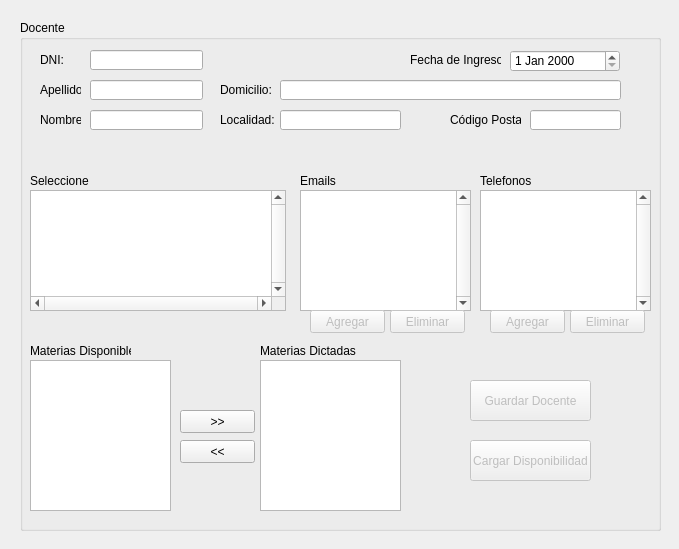
<?xml version="1.0" encoding="UTF-8"?>
<ui version="4.0">
 <class>dlgDocente</class>
 <widget class="QDialog" name="dlgDocente">
  <property name="geometry">
   <rect>
    <x>0</x>
    <y>0</y>
    <width>679</width>
    <height>549</height>
   </rect>
  </property>
  <property name="sizePolicy">
   <sizepolicy hsizetype="Fixed" vsizetype="Fixed">
    <horstretch>0</horstretch>
    <verstretch>0</verstretch>
   </sizepolicy>
  </property>
  <property name="windowTitle">
   <string>Administrar Docentes</string>
  </property>
  <widget class="QGroupBox" name="gpDatos">
   <property name="geometry">
    <rect>
     <x>20</x>
     <y>20</y>
     <width>641</width>
     <height>511</height>
    </rect>
   </property>
   <property name="title">
    <string>Docente</string>
   </property>
   <widget class="QLineEdit" name="leDNI">
    <property name="geometry">
     <rect>
      <x>70</x>
      <y>30</y>
      <width>113</width>
      <height>20</height>
     </rect>
    </property>
   </widget>
   <widget class="QLineEdit" name="leApellido">
    <property name="geometry">
     <rect>
      <x>70</x>
      <y>60</y>
      <width>113</width>
      <height>20</height>
     </rect>
    </property>
   </widget>
   <widget class="QLabel" name="lblDNI">
    <property name="geometry">
     <rect>
      <x>20</x>
      <y>30</y>
      <width>41</width>
      <height>20</height>
     </rect>
    </property>
    <property name="text">
     <string>DNI:</string>
    </property>
   </widget>
   <widget class="QLabel" name="lblApellido">
    <property name="geometry">
     <rect>
      <x>20</x>
      <y>60</y>
      <width>41</width>
      <height>20</height>
     </rect>
    </property>
    <property name="text">
     <string>Apellido:</string>
    </property>
   </widget>
   <widget class="QLineEdit" name="leNombre">
    <property name="geometry">
     <rect>
      <x>70</x>
      <y>90</y>
      <width>113</width>
      <height>20</height>
     </rect>
    </property>
   </widget>
   <widget class="QLabel" name="lblNombre">
    <property name="geometry">
     <rect>
      <x>20</x>
      <y>90</y>
      <width>41</width>
      <height>20</height>
     </rect>
    </property>
    <property name="text">
     <string>Nombre:</string>
    </property>
   </widget>
   <widget class="QDateEdit" name="deFechaIngreso">
    <property name="geometry">
     <rect>
      <x>490</x>
      <y>30</y>
      <width>110</width>
      <height>22</height>
     </rect>
    </property>
   </widget>
   <widget class="QLabel" name="lblFechaIngreso">
    <property name="geometry">
     <rect>
      <x>390</x>
      <y>30</y>
      <width>91</width>
      <height>20</height>
     </rect>
    </property>
    <property name="text">
     <string>Fecha de Ingreso:</string>
    </property>
   </widget>
   <widget class="QTableView" name="tvDocente">
    <property name="geometry">
     <rect>
      <x>10</x>
      <y>170</y>
      <width>256</width>
      <height>121</height>
     </rect>
    </property>
    <property name="verticalScrollBarPolicy">
     <enum>Qt::ScrollBarAlwaysOn</enum>
    </property>
    <property name="horizontalScrollBarPolicy">
     <enum>Qt::ScrollBarAlwaysOn</enum>
    </property>
   </widget>
   <widget class="QLabel" name="lblSeleccionDocente">
    <property name="geometry">
     <rect>
      <x>10</x>
      <y>150</y>
      <width>71</width>
      <height>21</height>
     </rect>
    </property>
    <property name="text">
     <string>Seleccione</string>
    </property>
   </widget>
   <widget class="QTableView" name="tvEmails">
    <property name="geometry">
     <rect>
      <x>280</x>
      <y>170</y>
      <width>171</width>
      <height>121</height>
     </rect>
    </property>
    <property name="verticalScrollBarPolicy">
     <enum>Qt::ScrollBarAlwaysOn</enum>
    </property>
   </widget>
   <widget class="QTableView" name="tvTelefonos">
    <property name="geometry">
     <rect>
      <x>460</x>
      <y>170</y>
      <width>171</width>
      <height>121</height>
     </rect>
    </property>
    <property name="verticalScrollBarPolicy">
     <enum>Qt::ScrollBarAlwaysOn</enum>
    </property>
   </widget>
   <widget class="QPushButton" name="pbEliminarEMail">
    <property name="enabled">
     <bool>false</bool>
    </property>
    <property name="geometry">
     <rect>
      <x>370</x>
      <y>290</y>
      <width>75</width>
      <height>23</height>
     </rect>
    </property>
    <property name="text">
     <string>Eliminar</string>
    </property>
   </widget>
   <widget class="QPushButton" name="pbEliminarTelefono">
    <property name="enabled">
     <bool>false</bool>
    </property>
    <property name="geometry">
     <rect>
      <x>550</x>
      <y>290</y>
      <width>75</width>
      <height>23</height>
     </rect>
    </property>
    <property name="text">
     <string>Eliminar</string>
    </property>
   </widget>
   <widget class="QListView" name="lvMateriasDisponibles">
    <property name="geometry">
     <rect>
      <x>10</x>
      <y>340</y>
      <width>141</width>
      <height>151</height>
     </rect>
    </property>
   </widget>
   <widget class="QLabel" name="lblMateriasDisponibles">
    <property name="geometry">
     <rect>
      <x>10</x>
      <y>320</y>
      <width>101</width>
      <height>21</height>
     </rect>
    </property>
    <property name="text">
     <string>Materias Disponibles</string>
    </property>
   </widget>
   <widget class="QListView" name="lvMateriasDictadas">
    <property name="geometry">
     <rect>
      <x>240</x>
      <y>340</y>
      <width>141</width>
      <height>151</height>
     </rect>
    </property>
   </widget>
   <widget class="QPushButton" name="pbAgregarMateria">
    <property name="geometry">
     <rect>
      <x>160</x>
      <y>390</y>
      <width>75</width>
      <height>23</height>
     </rect>
    </property>
    <property name="text">
     <string>&gt;&gt;</string>
    </property>
   </widget>
   <widget class="QPushButton" name="pbEliminarMateria">
    <property name="geometry">
     <rect>
      <x>160</x>
      <y>420</y>
      <width>75</width>
      <height>23</height>
     </rect>
    </property>
    <property name="text">
     <string>&lt;&lt;</string>
    </property>
   </widget>
   <widget class="QLabel" name="lblEmails">
    <property name="geometry">
     <rect>
      <x>280</x>
      <y>150</y>
      <width>71</width>
      <height>21</height>
     </rect>
    </property>
    <property name="text">
     <string>Emails</string>
    </property>
   </widget>
   <widget class="QLabel" name="lblTelefonos">
    <property name="geometry">
     <rect>
      <x>460</x>
      <y>150</y>
      <width>71</width>
      <height>21</height>
     </rect>
    </property>
    <property name="text">
     <string>Telefonos</string>
    </property>
   </widget>
   <widget class="QPushButton" name="pbAgregarEmail">
    <property name="enabled">
     <bool>false</bool>
    </property>
    <property name="geometry">
     <rect>
      <x>290</x>
      <y>290</y>
      <width>75</width>
      <height>23</height>
     </rect>
    </property>
    <property name="text">
     <string>Agregar</string>
    </property>
   </widget>
   <widget class="QPushButton" name="pbAgregarTelefono">
    <property name="enabled">
     <bool>false</bool>
    </property>
    <property name="geometry">
     <rect>
      <x>470</x>
      <y>290</y>
      <width>75</width>
      <height>23</height>
     </rect>
    </property>
    <property name="text">
     <string>Agregar</string>
    </property>
   </widget>
   <widget class="QPushButton" name="pbGuardarDocente">
    <property name="enabled">
     <bool>false</bool>
    </property>
    <property name="geometry">
     <rect>
      <x>450</x>
      <y>360</y>
      <width>121</width>
      <height>41</height>
     </rect>
    </property>
    <property name="text">
     <string>Guardar Docente</string>
    </property>
   </widget>
   <widget class="QPushButton" name="pbCargarDisponibilidad">
    <property name="enabled">
     <bool>false</bool>
    </property>
    <property name="geometry">
     <rect>
      <x>450</x>
      <y>420</y>
      <width>121</width>
      <height>41</height>
     </rect>
    </property>
    <property name="text">
     <string>Cargar Disponibilidad</string>
    </property>
   </widget>
   <widget class="QLabel" name="lblMateriasDictadas">
    <property name="geometry">
     <rect>
      <x>240</x>
      <y>320</y>
      <width>101</width>
      <height>21</height>
     </rect>
    </property>
    <property name="text">
     <string>Materias Dictadas</string>
    </property>
   </widget>
   <widget class="QLineEdit" name="leDomicilio">
    <property name="geometry">
     <rect>
      <x>260</x>
      <y>60</y>
      <width>341</width>
      <height>20</height>
     </rect>
    </property>
   </widget>
   <widget class="QLabel" name="lblDomicilio">
    <property name="geometry">
     <rect>
      <x>200</x>
      <y>60</y>
      <width>51</width>
      <height>20</height>
     </rect>
    </property>
    <property name="text">
     <string>Domicilio:</string>
    </property>
   </widget>
   <widget class="QLineEdit" name="leLocalidad">
    <property name="geometry">
     <rect>
      <x>260</x>
      <y>90</y>
      <width>121</width>
      <height>20</height>
     </rect>
    </property>
   </widget>
   <widget class="QLabel" name="lblLocalidad">
    <property name="geometry">
     <rect>
      <x>200</x>
      <y>90</y>
      <width>61</width>
      <height>20</height>
     </rect>
    </property>
    <property name="text">
     <string>Localidad:</string>
    </property>
   </widget>
   <widget class="QLabel" name="lblCodigoPostal">
    <property name="geometry">
     <rect>
      <x>430</x>
      <y>90</y>
      <width>71</width>
      <height>20</height>
     </rect>
    </property>
    <property name="text">
     <string>Código Postal:</string>
    </property>
   </widget>
   <widget class="QLineEdit" name="leCodigoPostal">
    <property name="geometry">
     <rect>
      <x>510</x>
      <y>90</y>
      <width>91</width>
      <height>20</height>
     </rect>
    </property>
   </widget>
  </widget>
 </widget>
 <tabstops>
  <tabstop>leDNI</tabstop>
  <tabstop>leApellido</tabstop>
  <tabstop>leNombre</tabstop>
  <tabstop>deFechaIngreso</tabstop>
  <tabstop>leDomicilio</tabstop>
  <tabstop>leLocalidad</tabstop>
  <tabstop>leCodigoPostal</tabstop>
  <tabstop>pbGuardarDocente</tabstop>
  <tabstop>pbCargarDisponibilidad</tabstop>
  <tabstop>tvDocente</tabstop>
  <tabstop>tvEmails</tabstop>
  <tabstop>pbAgregarEmail</tabstop>
  <tabstop>pbEliminarEMail</tabstop>
  <tabstop>tvTelefonos</tabstop>
  <tabstop>pbAgregarTelefono</tabstop>
  <tabstop>pbEliminarTelefono</tabstop>
  <tabstop>lvMateriasDisponibles</tabstop>
  <tabstop>pbAgregarMateria</tabstop>
  <tabstop>pbEliminarMateria</tabstop>
  <tabstop>lvMateriasDictadas</tabstop>
 </tabstops>
 <resources/>
 <connections/>
</ui>
